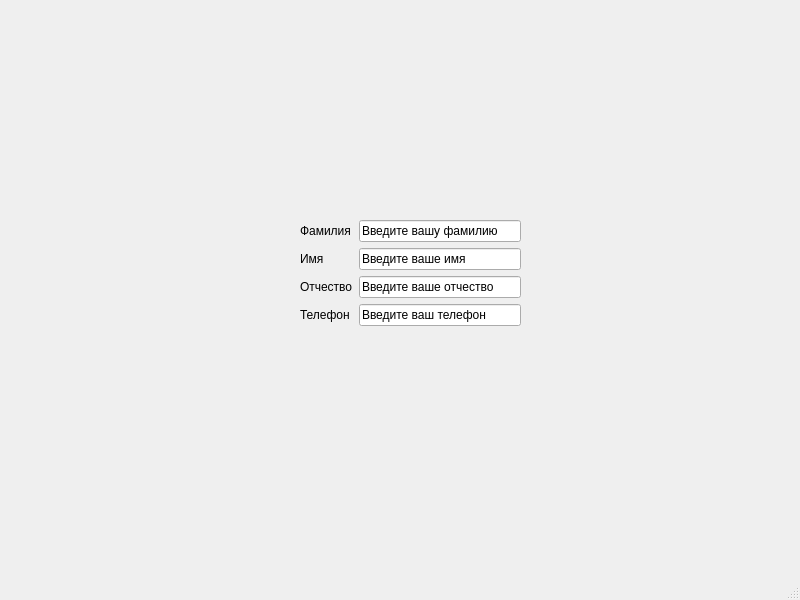
<?xml version="1.0" encoding="UTF-8"?>
<ui version="4.0">
 <class>MainWindow</class>
 <widget class="QMainWindow" name="MainWindow">
  <property name="geometry">
   <rect>
    <x>0</x>
    <y>0</y>
    <width>800</width>
    <height>600</height>
   </rect>
  </property>
  <property name="windowTitle">
   <string>MainWindow</string>
  </property>
  <widget class="QWidget" name="centralwidget">
   <widget class="QWidget" name="formLayoutWidget">
    <property name="geometry">
     <rect>
      <x>300</x>
      <y>220</y>
      <width>221</width>
      <height>111</height>
     </rect>
    </property>
    <layout class="QFormLayout" name="formLayout">
     <item row="0" column="0">
      <widget class="QLabel" name="label">
       <property name="text">
        <string>Фамилия</string>
       </property>
      </widget>
     </item>
     <item row="1" column="0">
      <widget class="QLabel" name="label_2">
       <property name="text">
        <string>Имя</string>
       </property>
      </widget>
     </item>
     <item row="2" column="0">
      <widget class="QLabel" name="label_3">
       <property name="text">
        <string>Отчество</string>
       </property>
      </widget>
     </item>
     <item row="3" column="0">
      <widget class="QLabel" name="label_4">
       <property name="text">
        <string>Телефон</string>
       </property>
      </widget>
     </item>
     <item row="0" column="1">
      <widget class="QLineEdit" name="lineEdit">
       <property name="text">
        <string>Введите вашу фамилию</string>
       </property>
      </widget>
     </item>
     <item row="1" column="1">
      <widget class="QLineEdit" name="lineEdit_2">
       <property name="text">
        <string>Введите ваше имя</string>
       </property>
      </widget>
     </item>
     <item row="2" column="1">
      <widget class="QLineEdit" name="lineEdit_3">
       <property name="text">
        <string>Введите ваше отчество</string>
       </property>
      </widget>
     </item>
     <item row="3" column="1">
      <widget class="QLineEdit" name="lineEdit_4">
       <property name="text">
        <string>Введите ваш телефон</string>
       </property>
      </widget>
     </item>
    </layout>
   </widget>
  </widget>
  <widget class="QMenuBar" name="menubar">
   <property name="geometry">
    <rect>
     <x>0</x>
     <y>0</y>
     <width>800</width>
     <height>26</height>
    </rect>
   </property>
  </widget>
  <widget class="QStatusBar" name="statusbar"/>
 </widget>
 <resources/>
 <connections/>
</ui>
